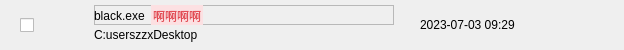
<?xml version="1.0" encoding="UTF-8"?>
<ui version="4.0">
 <class>ListItem</class>
 <widget class="QWidget" name="ListItem">
  <property name="geometry">
   <rect>
    <x>0</x>
    <y>0</y>
    <width>624</width>
    <height>50</height>
   </rect>
  </property>
  <property name="windowTitle">
   <string>MainWindow</string>
  </property>
  <property name="styleSheet">
   <string notr="true"/>
  </property>
  <widget class="QWidget" name="centralwidget" native="true">
   <property name="geometry">
    <rect>
     <x>0</x>
     <y>0</y>
     <width>624</width>
     <height>50</height>
    </rect>
   </property>
   <widget class="QCheckBox" name="checkBox">
    <property name="geometry">
     <rect>
      <x>20</x>
      <y>18</y>
      <width>14</width>
      <height>14</height>
     </rect>
    </property>
    <property name="text">
     <string/>
    </property>
    <property name="iconSize">
     <size>
      <width>14</width>
      <height>14</height>
     </size>
    </property>
   </widget>
   <widget class="QLabel" name="icon">
    <property name="geometry">
     <rect>
      <x>54</x>
      <y>10</y>
      <width>30</width>
      <height>30</height>
     </rect>
    </property>
    <property name="text">
     <string/>
    </property>
    <property name="pixmap">
     <pixmap resource="qrc/resources.qrc">:/icon/ico_file</pixmap>
    </property>
   </widget>
   <widget class="QLabel" name="fileDir">
    <property name="geometry">
     <rect>
      <x>94</x>
      <y>25</y>
      <width>300</width>
      <height>20</height>
     </rect>
    </property>
    <property name="sizePolicy">
     <sizepolicy hsizetype="Preferred" vsizetype="Preferred">
      <horstretch>0</horstretch>
      <verstretch>0</verstretch>
     </sizepolicy>
    </property>
    <property name="styleSheet">
     <string notr="true"/>
    </property>
    <property name="text">
     <string>C:userszzxDesktop</string>
    </property>
   </widget>
   <widget class="QLabel" name="trustTime">
    <property name="geometry">
     <rect>
      <x>420</x>
      <y>0</y>
      <width>171</width>
      <height>50</height>
     </rect>
    </property>
    <property name="styleSheet">
     <string notr="true">color: #000;
font-size: 12px;
line-height: 20px; </string>
    </property>
    <property name="text">
     <string>2023-07-03 09:29</string>
    </property>
   </widget>
   <widget class="QFrame" name="frame">
    <property name="geometry">
     <rect>
      <x>94</x>
      <y>5</y>
      <width>300</width>
      <height>20</height>
     </rect>
    </property>
    <property name="styleSheet">
     <string notr="true"/>
    </property>
    <property name="frameShape">
     <enum>QFrame::StyledPanel</enum>
    </property>
    <property name="frameShadow">
     <enum>QFrame::Raised</enum>
    </property>
    <widget class="QWidget" name="horizontalLayoutWidget">
     <property name="geometry">
      <rect>
       <x>0</x>
       <y>0</y>
       <width>301</width>
       <height>22</height>
      </rect>
     </property>
     <layout class="QHBoxLayout" name="horizontalLayout">
      <property name="spacing">
       <number>6</number>
      </property>
      <property name="sizeConstraint">
       <enum>QLayout::SetDefaultConstraint</enum>
      </property>
      <property name="rightMargin">
       <number>10</number>
      </property>
      <item>
       <widget class="QLabel" name="fileName">
        <property name="maximumSize">
         <size>
          <width>240</width>
          <height>16777215</height>
         </size>
        </property>
        <property name="styleSheet">
         <string notr="true">color: #000;
font-size: 12px;
</string>
        </property>
        <property name="text">
         <string>black.exe</string>
        </property>
       </widget>
      </item>
      <item>
       <widget class="QLabel" name="Type">
        <property name="minimumSize">
         <size>
          <width>24</width>
          <height>0</height>
         </size>
        </property>
        <property name="maximumSize">
         <size>
          <width>130</width>
          <height>16777215</height>
         </size>
        </property>
        <property name="styleSheet">
         <string notr="true">background: #FCE0E2;
padding: 0px 2px;
color: #E24C55;
font-size: 12px;</string>
        </property>
        <property name="text">
         <string>啊啊啊啊</string>
        </property>
        <property name="alignment">
         <set>Qt::AlignCenter</set>
        </property>
       </widget>
      </item>
      <item>
       <spacer name="horizontalSpacer">
        <property name="orientation">
         <enum>Qt::Horizontal</enum>
        </property>
        <property name="sizeType">
         <enum>QSizePolicy::Expanding</enum>
        </property>
        <property name="sizeHint" stdset="0">
         <size>
          <width>1</width>
          <height>20</height>
         </size>
        </property>
       </spacer>
      </item>
     </layout>
    </widget>
   </widget>
  </widget>
 </widget>
 <resources>
  <include location="qrc/resources.qrc"/>
 </resources>
 <connections/>
</ui>
